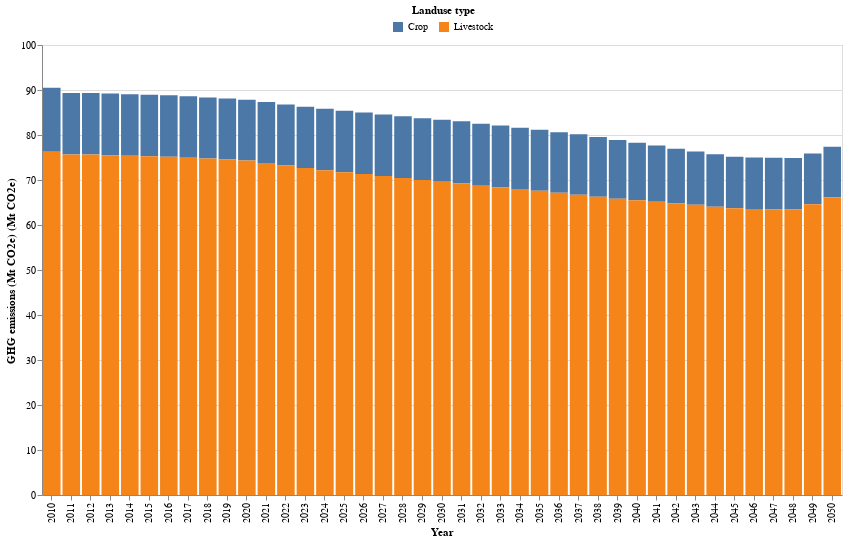

Source (notebook cell):
### Markdown cell above
### Emissions by Crops/Livestocks

### Code cell
# HIDE CODE
# get the df and plot
GHG_crop_lvstk_df,GHG_crop_lvstk_plot = ag_lucc_GHG.plot_GHG_crop_lvstk()
GHG_crop_lvstk_plot

### Figure 1 — Vega-Lite specification as saved in the notebook (floating-point values rounded to 4 significant figures)
{"config": {"view": {"continuousWidth": 300, "continuousHeight": 300}}, "layer": [{"mark": {"type": "bar"}, "encoding": {"color": {"field": "Land use category", "legend": {"direction": "horizontal", "legendX": 350, "legendY": -40, "orient": "none", "title": "Landuse type", "titleAnchor": "middle"}, "type": "nominal"}, "tooltip": [{"field": "Land use category", "title": "Landuse type", "type": "ordinal"}, {"field": "Quantity (Mt CO2e)", "title": "GHG emissions (Mt CO2e)", "type": "quantitative"}], "x": {"axis": {"labelAngle": -90, "title": "Year"}, "field": "Year", "type": "ordinal"}, "y": {"field": "Quantity (Mt CO2e)", "scale": {"reverse": false, "zero": false}, "title": "GHG emissions (Mt CO2e) (Mt CO2e)", "type": "quantitative"}}}], "data": {"name": "data-c9558f8351ed1a3f9300ebfde6e1773b"}, "height": 450, "width": 800, "$schema": "https://vega.github.io/schema/vega-lite/v5.15.1.json", "datasets": {"data-c9558f8351ed1a3f9300ebfde6e1773b": [{"Year": 2010, "Land use category": "Crop", "Quantity (Mt CO2e)": 14.23}, {"Year": 2010, "Land use category": "Livestock", "Quantity (Mt CO2e)": 76.28}, {"Year": 2011, "Land use category": "Crop", "Quantity (Mt CO2e)": 13.63}, {"Year": 2011, "Land use category": "Livestock", "Quantity (Mt CO2e)": 75.69}, {"Year": 2012, "Land use category": "Crop", "Quantity (Mt CO2e)": 13.66}, {"Year": 2012, "Land use category": "Livestock", "Quantity (Mt CO2e)": 75.68}, {"Year": 2013, "Land use category": "Crop", "Quantity (Mt CO2e)": 13.69}, {"Year": 2013, "Land use category": "Livestock", "Quantity (Mt CO2e)": 75.51}, {"Year": 2014, "Land use category": "Crop", "Quantity (Mt CO2e)": 13.69}, {"Year": 2014, "Land use category": "Livestock", "Quantity (Mt CO2e)": 75.38}, {"Year": 2015, "Land use category": "Crop", "Quantity (Mt CO2e)": 13.66}, {"Year": 2015, "Land use category": "Livestock", "Quantity (Mt CO2e)": 75.3}, {"Year": 2016, "Land use category": "Crop", "Quantity (Mt CO2e)": 13.66}, {"Year": 2016, "Land use category": "Livestock", "Quantity (Mt CO2e)": 75.15}, {"Year": 2017, "Land use category": "Crop", "Quantity (Mt CO2e)": 13.62}, {"Year": 2017, "Land use category": "Livestock", "Quantity (Mt CO2e)": 74.97}, {"Year": 2018, "Land use category": "Crop", "Quantity (Mt CO2e)": 13.56}, {"Year": 2018, "Land use category": "Livestock", "Quantity (Mt CO2e)": 74.78}, {"Year": 2019, "Land use category": "Crop", "Quantity (Mt CO2e)": 13.52}, {"Year": 2019, "Land use category": "Livestock", "Quantity (Mt CO2e)": 74.58}, {"Year": 2020, "Land use category": "Crop", "Quantity (Mt CO2e)": 13.51}, {"Year": 2020, "Land use category": "Livestock", "Quantity (Mt CO2e)": 74.36}, {"Year": 2021, "Land use category": "Crop", "Quantity (Mt CO2e)": 13.55}, {"Year": 2021, "Land use category": "Livestock", "Quantity (Mt CO2e)": 73.78}, {"Year": 2022, "Land use category": "Crop", "Quantity (Mt CO2e)": 13.58}, {"Year": 2022, "Land use category": "Livestock", "Quantity (Mt CO2e)": 73.21}, {"Year": 2023, "Land use category": "Crop", "Quantity (Mt CO2e)": 13.6}, {"Year": 2023, "Land use category": "Livestock", "Quantity (Mt CO2e)": 72.66}, {"Year": 2024, "Land use category": "Crop", "Quantity (Mt CO2e)": 13.64}, {"Year": 2024, "Land use category": "Livestock", "Quantity (Mt CO2e)": 72.17}, {"Year": 2025, "Land use category": "Crop", "Quantity (Mt CO2e)": 13.69}, {"Year": 2025, "Land use category": "Livestock", "Quantity (Mt CO2e)": 71.72}, {"Year": 2026, "Land use category": "Crop", "Quantity (Mt CO2e)": 13.69}, {"Year": 2026, "Land use category": "Livestock", "Quantity (Mt CO2e)": 71.31}, {"Year": 2027, "Land use category": "Crop", "Quantity (Mt CO2e)": 13.69}, {"Year": 2027, "Land use category": "Livestock", "Quantity (Mt CO2e)": 70.87}, {"Year": 2028, "Land use category": "Crop", "Quantity (Mt CO2e)": 13.72}, {"Year": 2028, "Land use category": "Livestock", "Quantity (Mt CO2e)": 70.45}, {"Year": 2029, "Land use category": "Crop", "Quantity (Mt CO2e)": 13.71}, {"Year": 2029, "Land use category": "Livestock", "Quantity (Mt CO2e)": 70.01}, {"Year": 2030, "Land use category": "Crop", "Quantity (Mt CO2e)": 13.76}, {"Year": 2030, "Land use category": "Livestock", "Quantity (Mt CO2e)": 69.62}, {"Year": 2031, "Land use category": "Crop", "Quantity (Mt CO2e)": 13.78}, {"Year": 2031, "Land use category": "Livestock", "Quantity (Mt CO2e)": 69.27}, {"Year": 2032, "Land use category": "Crop", "Quantity (Mt CO2e)": 13.75}, {"Year": 2032, "Land use category": "Livestock", "Quantity (Mt CO2e)": 68.75}, {"Year": 2033, "Land use category": "Crop", "Quantity (Mt CO2e)": 13.72}, {"Year": 2033, "Land use category": "Livestock", "Quantity (Mt CO2e)": 68.39}, {"Year": 2034, "Land use category": "Crop", "Quantity (Mt CO2e)": 13.62}, {"Year": 2034, "Land use category": "Livestock", "Quantity (Mt CO2e)": 67.98}, {"Year": 2035, "Land use category": "Crop", "Quantity (Mt CO2e)": 13.54}, {"Year": 2035, "Land use category": "Livestock", "Quantity (Mt CO2e)": 67.63}, {"Year": 2036, "Land use category": "Crop", "Quantity (Mt CO2e)": 13.47}, {"Year": 2036, "Land use category": "Livestock", "Quantity (Mt CO2e)": 67.14}, {"Year": 2037, "Land use category": "Crop", "Quantity (Mt CO2e)": 13.41}, {"Year": 2037, "Land use category": "Livestock", "Quantity (Mt CO2e)": 66.73}, {"Year": 2038, "Land use category": "Crop", "Quantity (Mt CO2e)": 13.29}, {"Year": 2038, "Land use category": "Livestock", "Quantity (Mt CO2e)": 66.26}, {"Year": 2039, "Land use category": "Crop", "Quantity (Mt CO2e)": 13.06}, {"Year": 2039, "Land use category": "Livestock", "Quantity (Mt CO2e)": 65.85}, {"Year": 2040, "Land use category": "Crop", "Quantity (Mt CO2e)": 12.75}, {"Year": 2040, "Land use category": "Livestock", "Quantity (Mt CO2e)": 65.5}, {"Year": 2041, "Land use category": "Crop", "Quantity (Mt CO2e)": 12.49}, {"Year": 2041, "Land use category": "Livestock", "Quantity (Mt CO2e)": 65.16}, {"Year": 2042, "Land use category": "Crop", "Quantity (Mt CO2e)": 12.13}, {"Year": 2042, "Land use category": "Livestock", "Quantity (Mt CO2e)": 64.84}, {"Year": 2043, "Land use category": "Crop", "Quantity (Mt CO2e)": 11.88}, {"Year": 2043, "Land use category": "Livestock", "Quantity (Mt CO2e)": 64.47}, {"Year": 2044, "Land use category": "Crop", "Quantity (Mt CO2e)": 11.66}, {"Year": 2044, "Land use category": "Livestock", "Quantity (Mt CO2e)": 64.05}, {"Year": 2045, "Land use category": "Crop", "Quantity (Mt CO2e)": 11.44}, {"Year": 2045, "Land use category": "Livestock", "Quantity (Mt CO2e)": 63.71}, {"Year": 2046, "Land use category": "Crop", "Quantity (Mt CO2e)": 11.43}, {"Year": 2046, "Land use category": "Livestock", "Quantity (Mt CO2e)": 63.57}, {"Year": 2047, "Land use category": "Crop", "Quantity (Mt CO2e)": 11.43}, {"Year": 2047, "Land use category": "Livestock", "Quantity (Mt CO2e)": 63.51}, {"Year": 2048, "Land use category": "Crop", "Quantity (Mt CO2e)": 11.35}, {"Year": 2048, "Land use category": "Livestock", "Quantity (Mt CO2e)": 63.53}, {"Year": 2049, "Land use category": "Crop", "Quantity (Mt CO2e)": 11.27}, {"Year": 2049, "Land use category": "Livestock", "Quantity (Mt CO2e)": 64.63}, {"Year": 2050, "Land use category": "Crop", "Quantity (Mt CO2e)": 11.19}, {"Year": 2050, "Land use category": "Livestock", "Quantity (Mt CO2e)": 66.17}]}}
